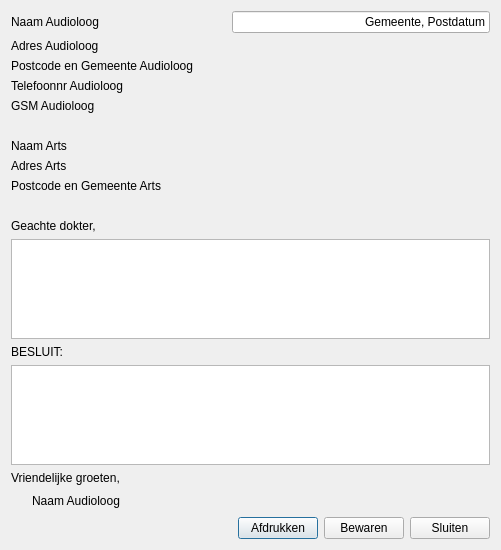
<ui version="4.0" >
 <class>BriefArtsDialog</class>
 <widget class="QDialog" name="BriefArtsDialog" >
  <property name="geometry" >
   <rect>
    <x>0</x>
    <y>0</y>
    <width>500</width>
    <height>550</height>
   </rect>
  </property>
  <property name="windowTitle" >
   <string>Dialog</string>
  </property>
  <layout class="QGridLayout" name="gridLayout" >
   <item row="0" column="0" colspan="2" >
    <widget class="QLabel" name="label" >
     <property name="minimumSize" >
      <size>
       <width>200</width>
       <height>0</height>
      </size>
     </property>
     <property name="text" >
      <string>Naam Audioloog</string>
     </property>
    </widget>
   </item>
   <item row="0" column="2" colspan="4" >
    <widget class="QLineEdit" name="lineEdit" >
     <property name="text" >
      <string>Gemeente, Postdatum</string>
     </property>
     <property name="alignment" >
      <set>Qt::AlignRight|Qt::AlignTrailing|Qt::AlignVCenter</set>
     </property>
    </widget>
   </item>
   <item row="1" column="0" colspan="2" >
    <widget class="QLabel" name="label_2" >
     <property name="minimumSize" >
      <size>
       <width>200</width>
       <height>0</height>
      </size>
     </property>
     <property name="text" >
      <string>Adres Audioloog</string>
     </property>
    </widget>
   </item>
   <item row="2" column="0" colspan="2" >
    <widget class="QLabel" name="label_4" >
     <property name="minimumSize" >
      <size>
       <width>200</width>
       <height>0</height>
      </size>
     </property>
     <property name="text" >
      <string>Postcode en Gemeente Audioloog</string>
     </property>
    </widget>
   </item>
   <item row="3" column="0" colspan="2" >
    <widget class="QLabel" name="label_5" >
     <property name="minimumSize" >
      <size>
       <width>200</width>
       <height>0</height>
      </size>
     </property>
     <property name="text" >
      <string>Telefoonnr Audioloog</string>
     </property>
    </widget>
   </item>
   <item row="4" column="0" colspan="2" >
    <widget class="QLabel" name="label_6" >
     <property name="minimumSize" >
      <size>
       <width>200</width>
       <height>0</height>
      </size>
     </property>
     <property name="text" >
      <string>GSM Audioloog</string>
     </property>
    </widget>
   </item>
   <item row="5" column="1" >
    <spacer name="verticalSpacer" >
     <property name="orientation" >
      <enum>Qt::Vertical</enum>
     </property>
     <property name="sizeType" >
      <enum>QSizePolicy::Minimum</enum>
     </property>
     <property name="sizeHint" stdset="0" >
      <size>
       <width>20</width>
       <height>20</height>
      </size>
     </property>
    </spacer>
   </item>
   <item row="6" column="0" colspan="2" >
    <widget class="QLabel" name="label_7" >
     <property name="minimumSize" >
      <size>
       <width>200</width>
       <height>0</height>
      </size>
     </property>
     <property name="text" >
      <string>Naam Arts</string>
     </property>
    </widget>
   </item>
   <item row="7" column="0" colspan="2" >
    <widget class="QLabel" name="label_8" >
     <property name="minimumSize" >
      <size>
       <width>200</width>
       <height>0</height>
      </size>
     </property>
     <property name="text" >
      <string>Adres Arts</string>
     </property>
    </widget>
   </item>
   <item row="8" column="0" colspan="2" >
    <widget class="QLabel" name="label_9" >
     <property name="minimumSize" >
      <size>
       <width>200</width>
       <height>0</height>
      </size>
     </property>
     <property name="text" >
      <string>Postcode en Gemeente Arts</string>
     </property>
    </widget>
   </item>
   <item row="9" column="1" >
    <spacer name="verticalSpacer_2" >
     <property name="orientation" >
      <enum>Qt::Vertical</enum>
     </property>
     <property name="sizeType" >
      <enum>QSizePolicy::Minimum</enum>
     </property>
     <property name="sizeHint" stdset="0" >
      <size>
       <width>20</width>
       <height>20</height>
      </size>
     </property>
    </spacer>
   </item>
   <item row="10" column="0" colspan="2" >
    <widget class="QLabel" name="label_3" >
     <property name="text" >
      <string>Geachte dokter,</string>
     </property>
    </widget>
   </item>
   <item row="11" column="0" colspan="6" >
    <widget class="QPlainTextEdit" name="plainTextEdit" />
   </item>
   <item row="12" column="0" colspan="2" >
    <widget class="QLabel" name="label_10" >
     <property name="text" >
      <string>BESLUIT:</string>
     </property>
    </widget>
   </item>
   <item row="13" column="0" colspan="6" >
    <widget class="QPlainTextEdit" name="plainTextEdit_2" />
   </item>
   <item row="14" column="0" colspan="2" >
    <widget class="QLabel" name="label_12" >
     <property name="minimumSize" >
      <size>
       <width>200</width>
       <height>0</height>
      </size>
     </property>
     <property name="text" >
      <string>Vriendelijke groeten,</string>
     </property>
    </widget>
   </item>
   <item row="15" column="0" >
    <spacer name="horizontalSpacer" >
     <property name="orientation" >
      <enum>Qt::Horizontal</enum>
     </property>
     <property name="sizeType" >
      <enum>QSizePolicy::Fixed</enum>
     </property>
     <property name="sizeHint" stdset="0" >
      <size>
       <width>15</width>
       <height>20</height>
      </size>
     </property>
    </spacer>
   </item>
   <item row="15" column="1" colspan="2" >
    <widget class="QLabel" name="label_11" >
     <property name="minimumSize" >
      <size>
       <width>200</width>
       <height>0</height>
      </size>
     </property>
     <property name="text" >
      <string>Naam Audioloog</string>
     </property>
    </widget>
   </item>
   <item row="16" column="1" >
    <spacer name="horizontalSpacer_2" >
     <property name="orientation" >
      <enum>Qt::Horizontal</enum>
     </property>
     <property name="sizeHint" stdset="0" >
      <size>
       <width>200</width>
       <height>20</height>
      </size>
     </property>
    </spacer>
   </item>
   <item row="16" column="3" >
    <widget class="QPushButton" name="pushButton" >
     <property name="text" >
      <string>Afdrukken</string>
     </property>
    </widget>
   </item>
   <item row="16" column="4" >
    <widget class="QPushButton" name="pushButton_2" >
     <property name="text" >
      <string>Bewaren</string>
     </property>
    </widget>
   </item>
   <item row="16" column="5" >
    <widget class="QPushButton" name="pushButton_3" >
     <property name="text" >
      <string>Sluiten</string>
     </property>
    </widget>
   </item>
  </layout>
 </widget>
 <resources/>
 <connections/>
</ui>
